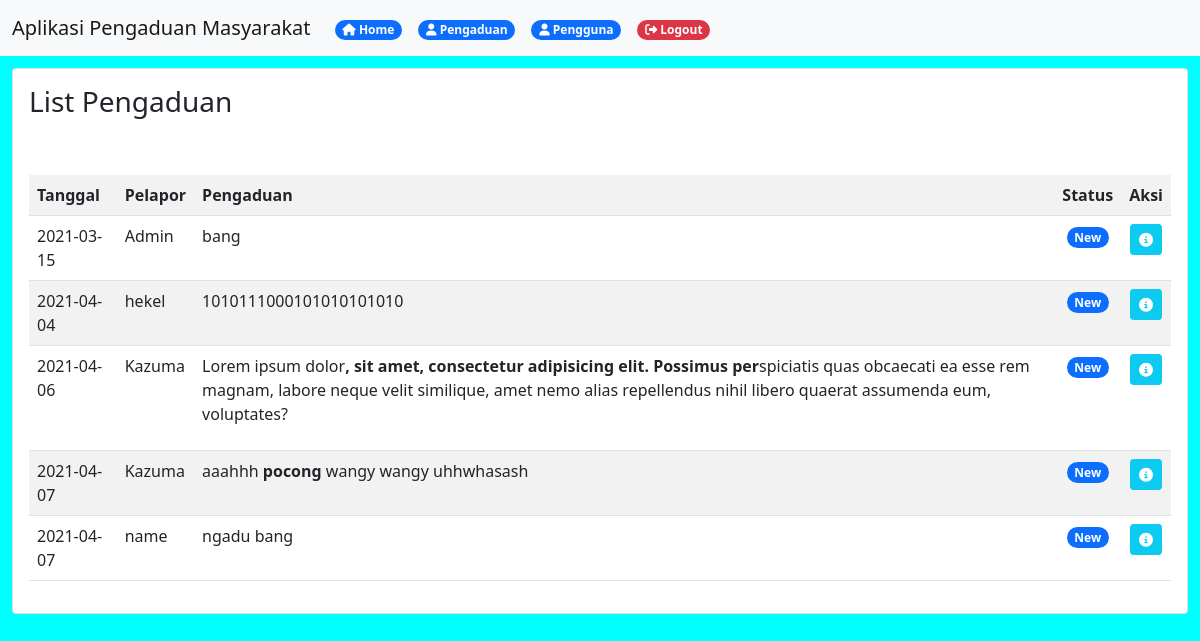
Screenshot of /pengaduan_admin.php (signed in) with the database file from the repository.
### tables this page shows
CREATE TABLE `pengaduan` (
  `id` int(11) UNSIGNED NOT NULL,
  `user_id` int(11) UNSIGNED NOT NULL,
  `isi_laporan` text NOT NULL,
  `photo` varchar(100) NOT NULL,
  `tanggal` date NOT NULL,
  `status` varchar(15) NOT NULL
);

CREATE TABLE `user` (
  `id` int(10) UNSIGNED NOT NULL,
  `nama` varchar(50) NOT NULL,
  `email` varchar(150) NOT NULL,
  `password` varchar(100) NOT NULL,
  `alamat` text NOT NULL,
  `telp` varchar(15) NOT NULL,
  `role` varchar(12) NOT NULL,
  `created_at` timestamp NOT NULL DEFAULT current_timestamp() ON UPDATE current_timestamp()
);

### break.php (called while the page is built, shortened)
<?php
   include('koneksi.php');
   $user_check = $_SESSION['login_user'];
   $ses_sql = mysqli_query($koneksi,"select * from user where email = '$user_check' ");
   $row = mysqli_fetch_array($ses_sql,MYSQLI_ASSOC);
?>

### pengaduan_admin.php (the view, shortened to what this page needs)
<?php
   include('break.php');
?>
<!DOCTYPE html>
<html>
<head>
	<link rel="stylesheet" type="text/css" href="css/bootstrap.min.css">
	<link rel="stylesheet" type="text/css" href="font/css/font-awesome.min.css">
</head>
<body>
	<nav class="navbar navbar-expand-lg navbar-light bg-light">
	  <div class="container-fluid">
	    <a class="navbar-brand" href="#">Aplikasi Pengaduan Masyarakat</a>
	    <div class="collapse navbar-collapse" id="navbarNav">
	      <ul class="navbar-nav">
	        <li class="nav-item">
	        	<a class="nav-link" href="index.php">
	          		<span class="badge rounded-pill bg-primary"><i class="fa fa-home"></i> Home</span>
	      		</a>
	        </li>
	        <li class="nav-item">
	        	<a class="nav-link" href="#">
	          		<span class="badge rounded-pill bg-primary"><i class="fa fa-user"></i> Pengaduan</span>
	      		</a>
	        </li>
	        <li class="nav-item">
	          <a class="nav-link" href="pengguna.php">
	          	<span class="badge rounded-pill bg-primary"><i class="fa fa-user"></i> Pengguna</span>
	          </a>
	        </li>
	        <li class="nav-item">
	          <a class="nav-link" href="logout.php">
	          	<span class="badge rounded-pill bg-danger"><i class="fa fa-sign-out"></i> Logout</span>
	          </a>
	        </li>
	      </ul>
	    </div>
	  </div>
	</nav>
	<div class="container-fluid">
		<div class="row justify-content-center" style="margin-top: 1%">
			<div class="col-md-12">
				<div class="card p-3">
					<div class="row mb-5">
						<div class="col-md-6">
							<h3>List Pengaduan</h3>
						</div>
					</div>
					<table class="table table-hover table-striped">
						<tr>
							<th>Tanggal</th>
							<th>Pelapor</th>
							<th>Pengaduan</th>
							<th class="text-center">Status</th>
							<th class="text-center">Aksi</th>
						</tr>
						<?php
							include 'koneksi.php';
							if ($row['role'] === 'masyarakat') {
								$query = "SELECT u.id as user_id, u.nama, pen.* from pengaduan pen join user u on pen.user_id = u.id where user_id = ".$row['id'];
							} else {
								$query = "SELECT u.id as user_id, u.nama, pen.* from pengaduan pen join user u on pen.user_id = u.id";
							}
							$data = mysqli_query($koneksi,$query);
							while($d = mysqli_fetch_array($data)) {
						?>
						<tr>
							<td><?php echo $d['tanggal']; ?></td>
							<td><?php echo $d['nama']; ?></td>
							<td><?php echo $d['isi_laporan']; ?></td>
							<td class="text-center">
								<?php if ($d['status'] == 'new') { ?>
								<span class="badge rounded-pill bg-primary">New</span>
								<?php } else if ($d['status'] == 'proses') { ?>
								<span class="badge rounded-pill bg-warning">Proses</span>
								<?php } else if ($d['status'] == 'selesai') { ?>
								<span class="badge rounded-pill bg-success">Selesai</span>
								<?php } ?>
							</td>
							<td class="text-center">
								<a href="detail_pengaduan.php?id=<?php echo $d['id']; ?>" class="btn btn-info btn-sm">
									<i class="text-white fa fa-info-circle"></i>
								</a>
							</td>
						</tr>
						<?php } ?>
					</table>
				</div>
			</div>
		</div>
	</div>
</body>
</html>

### pengaduan_admin.php (style rules this page uses)
body { background-color: aqua; }
.text-center { text-align: center !important; }

### rows the page displays
pengaduan: tanggal "2021-03-15", user.nama "Admin", isi_laporan "bang", status "New"
pengaduan: tanggal "2021-04-04", user.nama "hekel", isi_laporan "1010111000101010101010", status "New"
pengaduan: tanggal "2021-04-06", user.nama "Kazuma", isi_laporan "Lorem ipsum dolor , sit amet, consectetur adipisicing elit. Possimus per spiciatis quas obcaecati ea esse rem magnam, labore neque velit similique, amet nemo alias repellendus nihil libero quaerat assumenda eum, voluptates?", status "New"
pengaduan: tanggal "2021-04-07", user.nama "Kazuma", isi_laporan "aaahhh pocong wangy wangy uhhwhasash", status "New"
pengaduan: tanggal "2021-04-07", user.nama "name", isi_laporan "ngadu bang", status "New"
